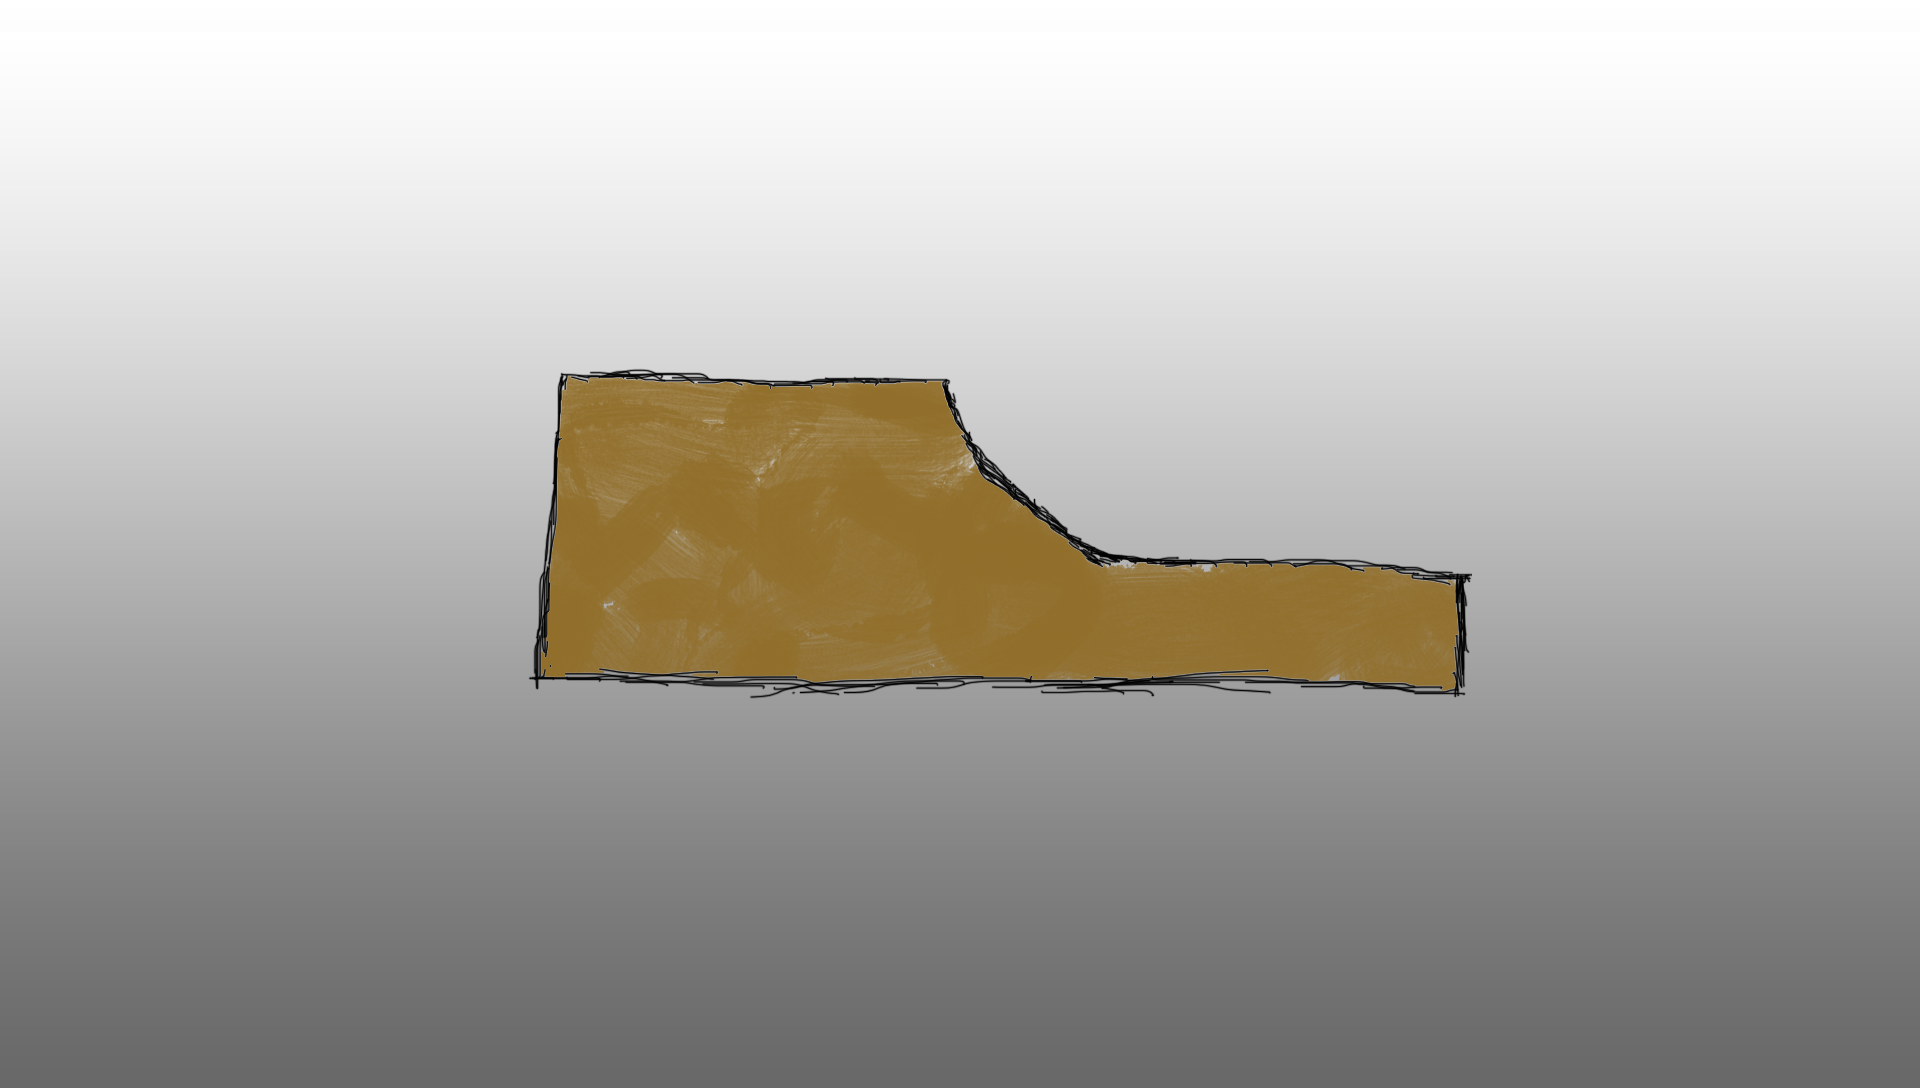

The image is a tile-based game level rendered from a .tmx file. Its description and source (layers, tilesets, objects; grid data summarised) follow:
An orthogonal 60x34 tile map with 32x32 px tiles, 2 tile layers (Background, Platforms), 2 tilesets and 3 objects (FLAG, CHAIN_COLLIDER, BALL).

<map version="1.0" orientation="orthogonal" renderorder="right-down" width="60" height="34" tilewidth="32" tileheight="32" nextobjectid="31">
 <tileset firstgid="1" name="Level2_Background" tilewidth="32" tileheight="32">
  <image source="mapImages/background1.png" width="1920" height="1080" />
 </tileset>
 <tileset firstgid="1981" name="level1-platform1" tilewidth="32" tileheight="32">
  <image source="mapImages/level1-platform1.png" width="980" height="363" />
 </tileset>
 <layer name="Background" width="60" height="34">
  <data>[2040 cells, 2040 non-empty, 1980 distinct tile ids]</data>
 </layer>
 <layer name="Platforms" width="60" height="34">
  <data>[2040 cells, 330 non-empty, 330 distinct tile ids]</data>
 </layer>
 <objectgroup name="Colliders">
  <object id="13" name="finishFlag" type="FLAG" x="1307.64" y="425" width="68" height="146" />
 </objectgroup>
 <objectgroup name="SpecialColliders">
  <object id="30" type="CHAIN_COLLIDER" x="563.333" y="377.333">
   <polyline points="0,0 144,1.33333 171.333,3.33333 206,3.33333 240,6.66667 266.667,4 380.667,4 386.667,24 400.667,54 407.333,67.3333 425.333,93.3333 447.333,116.667 473.333,136.667 507.333,160.667 534.667,179.333 562,186 812.667,188 842,194 862,198 898,200 898,320 820,310.667 739.333,305.333 640.667,303.333 -32.6667,301.333" />
  </object>
 </objectgroup>
 <objectgroup name="Ball">
  <object id="19" name="ballPlayer" type="BALL" x="841.333" y="328" width="40" height="40">
   <ellipse />
  </object>
 </objectgroup>
</map>
